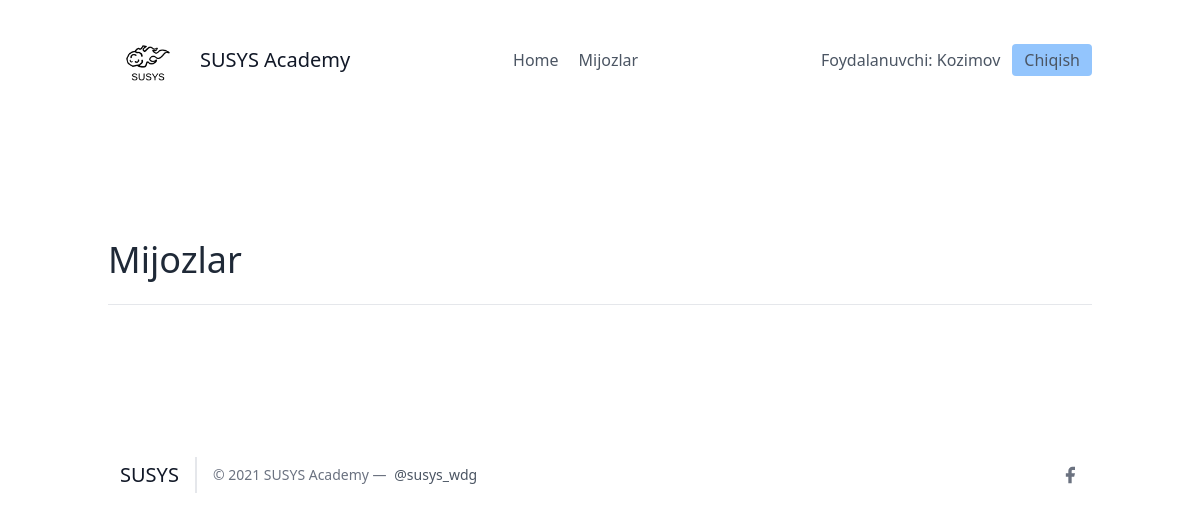
/leads/ (signed in), run on an earlier commit of the app's database.
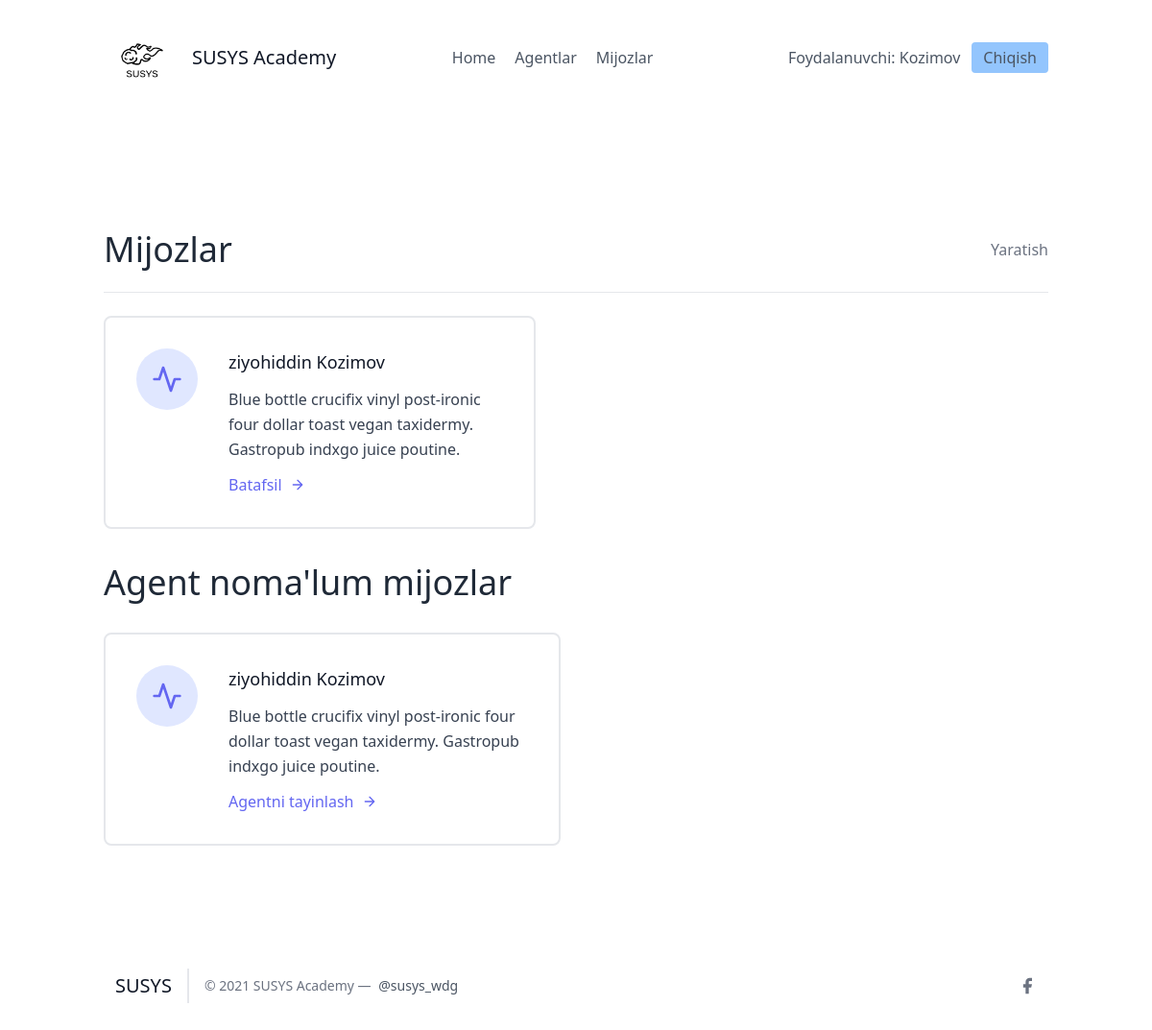
And on a later commit of the database.
### leads/models.py (models this page shows, shortened)
class Lead(models.Model):
    ismi = models.CharField(max_length=20)
    familiyasi = models.CharField(max_length=20)
    yoshi = models.IntegerField(default=0)
    agent = models.ForeignKey("Agent", null=True, blank=True, on_delete=models.SET_NULL)
    organisation = models.ForeignKey(UserProfile, on_delete=models.CASCADE)

### leads/views.py (the view)
# urls.py: path('', LeadListView.as_view(), name="lead-list"),
class LeadListView(LoginRequiredMixin, ListView):
    template_name = "leads/leads_list.html"
    context_object_name = "leads"
    def get_queryset(self):
        user = self.request.user
        if user.is_organisor:
            queryset = Lead.objects.filter(organisation = user.userprofile)
        else:
            queryset = Lead.objects.filter(organisation = user.agent.organisation)
            queryset = queryset.filter(agent__user = self.request.user)
        return queryset
    def get_context_data(self, **kwargs):
        context = super(LeadListView, self).get_context_data(**kwargs)
        user = self.request.user
        if user.is_organisor:
            queryset = Lead.objects.filter(
                organisation = user.userprofile,
                agent__isnull = True
            )
            context.update({
                "unassigned_leads": queryset
            })
        return context

### leads/templates/leads/leads_list.html
{% extends "base.html" %}
{% block content %}
<section class="text-gray-700 body-font">
    <div class="container px-5 py-24 mx-auto flex flex-wrap">
        <div class="w-full mb-6 py-6 flex justify-between items-center border-b border-gray-200">
            <div>
                <h1 class="text-4xl text-gray-800">Mijozlar</h1>
            </div>
            {% if request.user.is_organisor %}
            <div>
                <a class="text-gray-500 hover:text-blue-500" href="{% url 'leads:lead-create' %}">
                    Yaratish
                </a>
            </div>
            {% endif %}
        </div>
        <div class="flex flex-wrap -m-4">
            {% for lead in leads %}
            <div class="p-4 lg:w-1/2 md:w-full">
                <div class="flex border-2 rounded-lg border-gray-200 p-8 sm:flex-row flex-col">
                    <div class="w-16 h-16 sm:mr-8 sm:mb-0 mb-4 inline-flex items-center justify-center rounded-full bg-indigo-100 text-indigo-500 flex-shrink-0">
                        <svg fill="none" stroke="currentColor" stroke-linecap="round" stroke-linejoin="round" stroke-width="2" class="w-8 h-8" viewBox="0 0 24 24">
                            <path d="M22 12h-4l-3 9L9 3l-3 9H2"></path>
                        </svg>
                    </div>
                    <div class="flex-grow">
                        <h2 class="text-gray-900 text-lg title-font font-medium mb-3">
                            {{ lead.ismi }} {{ lead.familiyasi }}
                        </h2>
                        <p class="leading-relaxed text-base">
                            Blue bottle crucifix vinyl post-ironic four dollar toast vegan taxidermy. Gastropub indxgo juice poutine.
                        </p>
                        <a href="{% url 'leads:detallar' lead.pk %}" class="mt-3 text-indigo-500 inline-flex items-center">
                            Batafsil
                            <svg fill="none" stroke="currentColor" stroke-linecap="round" stroke-linejoin="round" stroke-width="2" class="w-4 h-4 ml-2" viewBox="0 0 24 24">
                                <path d="M5 12h14M12 5l7 7-7 7"></path>
                            </svg>
                        </a>
                    </div>
                </div>
            </div>
            {% endfor %}
        </div>
        {% if unassigned_leads.exists %}
            <div class="mt-5 flex flex-wrap -m-4">
                <div class="p-4 w-full">
                    <h3 class="text-4xl text-gray-800">Agent noma'lum mijozlar</h3>
                </div>
                {% for lead in unassigned_leads %}
                <div class="p-4 lg:w-1/2 md:w-full">
                    <div class="flex border-2 rounded-lg border-gray-200 p-8 sm:flex-row flex-col">
                        <div class="w-16 h-16 sm:mr-8 sm:mb-0 mb-4 inline-flex items-center justify-center rounded-full bg-indigo-100 text-indigo-500 flex-shrink-0">
                            <svg fill="none" stroke="currentColor" stroke-linecap="round" stroke-linejoin="round" stroke-width="2" class="w-8 h-8" viewBox="0 0 24 24">
                                <path d="M22 12h-4l-3 9L9 3l-3 9H2"></path>
                            </svg>
                        </div>
                        <div class="flex-grow">
                            <h2 class="text-gray-900 text-lg title-font font-medium mb-3">
                                {{ lead.ismi }} {{ lead.familiyasi }}
                            </h2>
                            <p class="leading-relaxed text-base">
                                Blue bottle crucifix vinyl post-ironic four dollar toast vegan taxidermy. Gastropub indxgo juice poutine.
                            </p>
                            <a href="{% url 'leads:assign_agent' lead.pk %}" class="mt-3 text-indigo-500 inline-flex items-center">
                                Agentni tayinlash
                                <svg fill="none" stroke="currentColor" stroke-linecap="round" stroke-linejoin="round" stroke-width="2" class="w-4 h-4 ml-2" viewBox="0 0 24 24">
                                    <path d="M5 12h14M12 5l7 7-7 7"></path>
                                </svg>
                            </a>
                        </div>
                    </div>
                </div>
                {% endfor %}
            </div>
        {% endif %}
    </div>
</section>
{% endblock content %}

### frontend/details/navbar.html
{% load static %}
<header class="text-gray-600 body-font">
  <div class="container mx-auto flex flex-wrap p-5 flex-col md:flex-row items-center">
    <a class="flex title-font font-medium items-center text-gray-900 mb-4 md:mb-0">
      <img src="{% static 'img/logo-dark.png' %}" style="width: 80px;" alt="Logo">
      <span class="ml-3 text-xl">SUSYS Academy</span>
    </a>
    <nav class="md:ml-auto md:mr-auto flex flex-wrap items-center text-base justify-center">
      <a href="/" class="mr-5 hover:text-gray-900">Home</a>
    {% if not request.user.is_authenticated %}
      </nav>
        <button class="inline-flex items-center bg-blue-300 border-0 py-1 px-3 focus:outline-none hover:bg-blue-200 rounded text-base mt-4 md:mt-0" style="margin-right: 20px">
          <a  href="{% url 'signup' %}">Ro'yxatdan o'tish
          </a>
        </button>
    {% else %}
      {% if request.user.is_organisor %}
        <a href="/agents/" class="mr-5 hover:text-gray-900">Agentlar</a>
        {% endif %}
        <a href="/leads/" class="mr-5 hover:text-gray-900">Mijozlar</a>
      </nav>
    {% endif %}
    {% if request.user.is_authenticated %}
      Foydalanuvchi: {{ request.user.username }}
      <button class="ml-3 inline-flex items-center bg-blue-300 border-0 py-1 px-3 focus:outline-none hover:bg-blue-200 rounded text-base mt-4 md:mt-0">
        <a  href="{% url 'logout' %}">Chiqish
        </a>
      </button>
    {% else %}
    <button class="inline-flex items-center bg-blue-300 border-0 py-1 px-3 focus:outline-none hover:bg-blue-200 rounded text-base mt-4 md:mt-0">
      <a href="{% url 'login' %}">Kirish
    </a>
    </button>
    {% endif %}
  </div>
</header>

What changed in the data, as far as the page shows it:
changed User "Kozimov": is_organisor False → True (drawn)
now on this page (row unchanged): Lead: ismi "ziyohiddin", familiyasi "Kozimov"
Also different on the page:
text now shown: "Agentlar Yaratish Agent noma'lum mijozlar"
